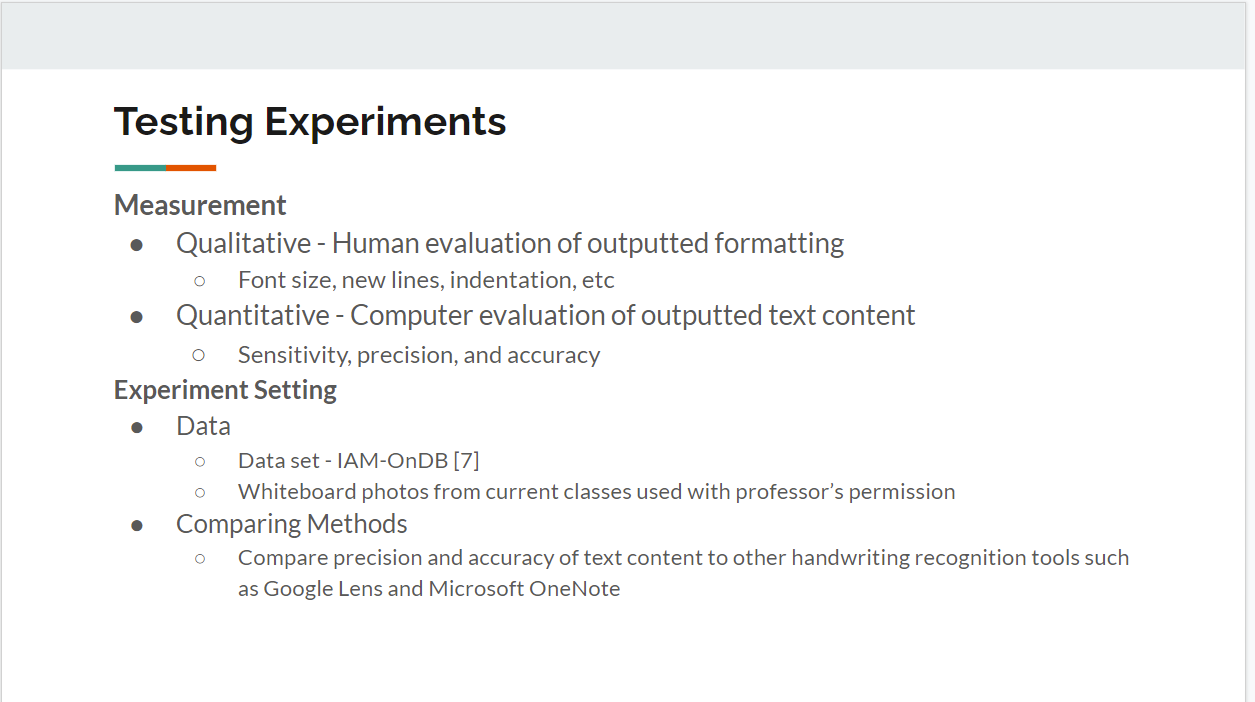
#> input picture sampleImages/slide.png, 1255 x 702 px
$ jupyter execute --allow-errors Preprocessing.ipynb
#> lines starting #> are read from the running program, lines starting #| are printed output that depends on the picture; after the words box and inside, x2 and y2 are one past the last pixel; in counts of white or black regions, pixels touching at a corner belong together
[cell 1]
import cv2
from matplotlib import pyplot as plt

[cell 2]
img = cv2.imread("sampleImages/slide.png")
#> img is the input picture: shape (702, 1255, 3); mean B, G, R 247.3, 247.2, 246.9
img_grey = cv2.cvtColor(img, cv2.COLOR_BGR2GRAY)
img_blur = cv2.GaussianBlur(img_grey, (3, 3), 0)
img_canny = cv2.Canny(img_blur, 100, 200)
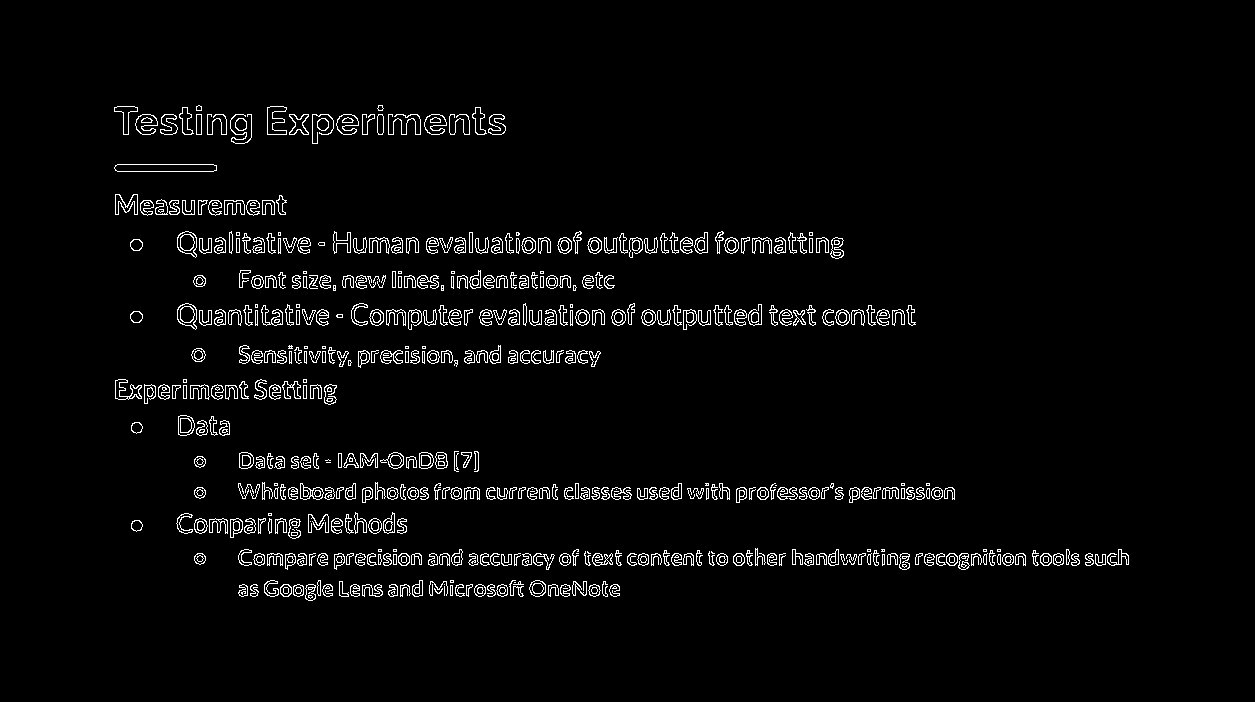
#> img_canny: shape (702, 1255); 3.2% white in thin lines or dots, all inside (x1, y1, x2, y2) = (114, 105, 1129, 601)
img_dil = cv2.dilate(img_canny, (3,3))
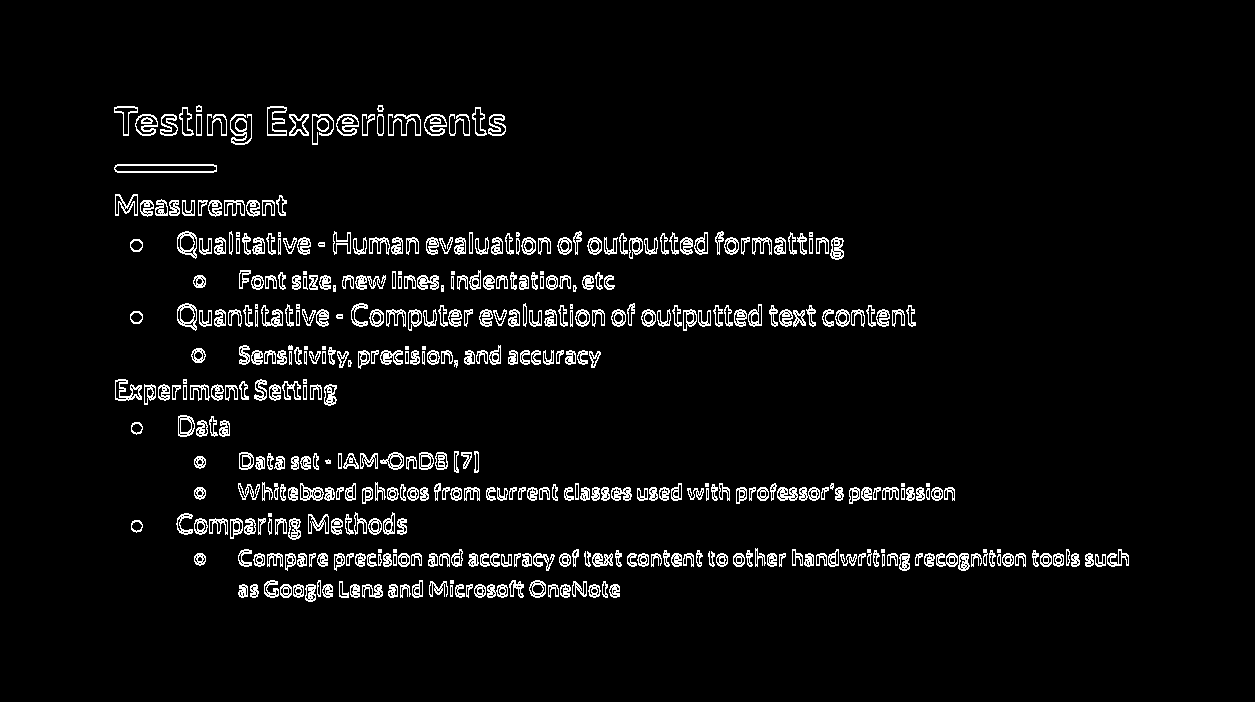
#> img_dil: shape (702, 1255); 4.7% white in thin lines or dots, all inside (x1, y1, x2, y2) = (114, 105, 1129, 602)
contours, hierarchy = cv2.findContours(img_dil, cv2.RETR_TREE, cv2.CHAIN_APPROX_NONE)
#> contours = 2519 contours, 1664 with area under 20; largest, box (x1, y1, x2, y2) and area: (114, 164, 217, 173) 803, (114, 165, 217, 172) 597, (177, 303, 197, 331) 392, (177, 231, 197, 259) 392, (267, 106, 287, 136) 358
img_copy = img.copy()

$ run again, with sampleImages/dataset.png copied over sampleImages/slide.png
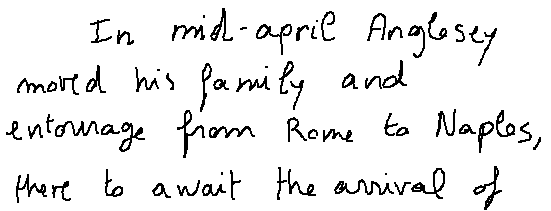
#> input picture sampleImages/dataset.png, 551 x 211 px
#> img is the input picture: shape (211, 551, 3); 92.6% white; black in thin lines or dots
#> img_grey: shape (211, 551); 92.6% white; black in thin lines or dots
#> `img_blur = cv2.GaussianBlur(img_grey, (3, 3), 0)`:
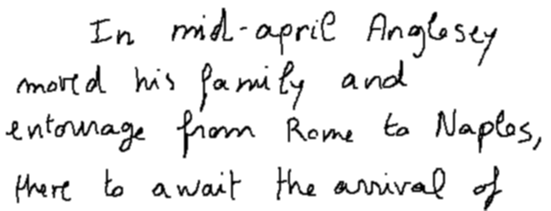
#> img_blur: shape (211, 551); min 0, max 255, mean 236.2
#> img_canny: shape (211, 551); 6.2% white in thin lines or dots
#> `img_dil = cv2.dilate(img_canny, (3,3))`:
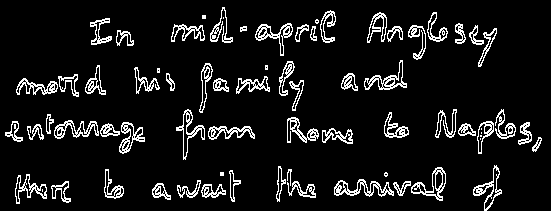
#> img_dil: shape (211, 551); 9.1% white in thin lines or dots
#> contours = 647 contours, 487 with area under 20; largest, box (x1, y1, x2, y2) and area: (411, 167, 446, 201) 478, (334, 179, 394, 197) 459, (364, 60, 407, 90) 410, (255, 23, 293, 56) 410, (473, 165, 502, 211) 381
